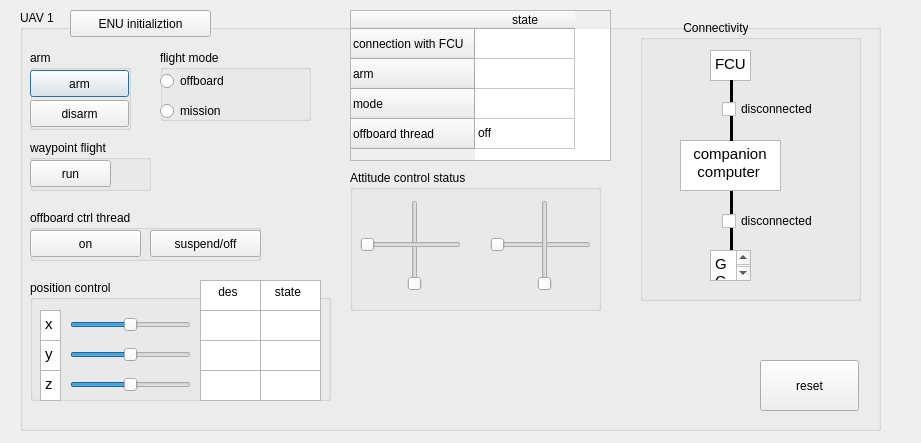
<?xml version="1.0" encoding="UTF-8"?>
<ui version="4.0">
 <class>Dialog</class>
 <widget class="QDialog" name="Dialog">
  <property name="geometry">
   <rect>
    <x>0</x>
    <y>0</y>
    <width>921</width>
    <height>443</height>
   </rect>
  </property>
  <property name="windowTitle">
   <string>Dialog</string>
  </property>
  <widget class="QGroupBox" name="groupBox_4">
   <property name="geometry">
    <rect>
     <x>20</x>
     <y>10</y>
     <width>861</width>
     <height>421</height>
    </rect>
   </property>
   <property name="title">
    <string>UAV 1</string>
   </property>
   <widget class="QGroupBox" name="groupBox_arm">
    <property name="geometry">
     <rect>
      <x>10</x>
      <y>40</y>
      <width>101</width>
      <height>80</height>
     </rect>
    </property>
    <property name="title">
     <string>arm</string>
    </property>
    <widget class="QPushButton" name="pushButton_arm">
     <property name="geometry">
      <rect>
       <x>0</x>
       <y>20</y>
       <width>99</width>
       <height>27</height>
      </rect>
     </property>
     <property name="text">
      <string>arm</string>
     </property>
    </widget>
    <widget class="QPushButton" name="pushButton_disarm">
     <property name="geometry">
      <rect>
       <x>0</x>
       <y>50</y>
       <width>99</width>
       <height>27</height>
      </rect>
     </property>
     <property name="text">
      <string>disarm</string>
     </property>
    </widget>
   </widget>
   <widget class="QGroupBox" name="groupBox_3">
    <property name="geometry">
     <rect>
      <x>10</x>
      <y>200</y>
      <width>231</width>
      <height>51</height>
     </rect>
    </property>
    <property name="title">
     <string>offboard ctrl thread</string>
    </property>
    <widget class="QPushButton" name="pushButton">
     <property name="geometry">
      <rect>
       <x>0</x>
       <y>20</y>
       <width>111</width>
       <height>27</height>
      </rect>
     </property>
     <property name="text">
      <string>on</string>
     </property>
    </widget>
    <widget class="QPushButton" name="pushButton_2">
     <property name="geometry">
      <rect>
       <x>120</x>
       <y>20</y>
       <width>111</width>
       <height>27</height>
      </rect>
     </property>
     <property name="text">
      <string>suspend/off</string>
     </property>
    </widget>
   </widget>
   <widget class="QGroupBox" name="groupBox_8">
    <property name="geometry">
     <rect>
      <x>10</x>
      <y>130</y>
      <width>121</width>
      <height>51</height>
     </rect>
    </property>
    <property name="title">
     <string>waypoint flight</string>
    </property>
    <widget class="QPushButton" name="pushButton_waypointflight">
     <property name="geometry">
      <rect>
       <x>0</x>
       <y>20</y>
       <width>81</width>
       <height>27</height>
      </rect>
     </property>
     <property name="text">
      <string>run</string>
     </property>
    </widget>
   </widget>
   <widget class="QGroupBox" name="groupBox">
    <property name="geometry">
     <rect>
      <x>140</x>
      <y>40</y>
      <width>151</width>
      <height>71</height>
     </rect>
    </property>
    <property name="title">
     <string>flight mode</string>
    </property>
    <widget class="QRadioButton" name="radioButton_offboard">
     <property name="geometry">
      <rect>
       <x>0</x>
       <y>20</y>
       <width>117</width>
       <height>22</height>
      </rect>
     </property>
     <property name="text">
      <string>offboard</string>
     </property>
    </widget>
    <widget class="QRadioButton" name="radioButton_stabilize">
     <property name="geometry">
      <rect>
       <x>0</x>
       <y>50</y>
       <width>117</width>
       <height>22</height>
      </rect>
     </property>
     <property name="text">
      <string>mission</string>
     </property>
    </widget>
   </widget>
   <widget class="QGroupBox" name="groupBox_7">
    <property name="geometry">
     <rect>
      <x>10</x>
      <y>270</y>
      <width>301</width>
      <height>121</height>
     </rect>
    </property>
    <property name="title">
     <string>position control</string>
    </property>
    <widget class="QSlider" name="horizontalSlider_des_x_1">
     <property name="geometry">
      <rect>
       <x>40</x>
       <y>30</y>
       <width>121</width>
       <height>29</height>
      </rect>
     </property>
     <property name="minimum">
      <number>-20</number>
     </property>
     <property name="maximum">
      <number>20</number>
     </property>
     <property name="value">
      <number>0</number>
     </property>
     <property name="sliderPosition">
      <number>0</number>
     </property>
     <property name="orientation">
      <enum>Qt::Horizontal</enum>
     </property>
    </widget>
    <widget class="QSlider" name="horizontalSlider_des_y_1">
     <property name="geometry">
      <rect>
       <x>40</x>
       <y>60</y>
       <width>121</width>
       <height>29</height>
      </rect>
     </property>
     <property name="minimum">
      <number>-20</number>
     </property>
     <property name="maximum">
      <number>20</number>
     </property>
     <property name="value">
      <number>0</number>
     </property>
     <property name="orientation">
      <enum>Qt::Horizontal</enum>
     </property>
    </widget>
    <widget class="QSlider" name="horizontalSlider_des_z_1">
     <property name="geometry">
      <rect>
       <x>40</x>
       <y>90</y>
       <width>121</width>
       <height>29</height>
      </rect>
     </property>
     <property name="minimum">
      <number>-20</number>
     </property>
     <property name="maximum">
      <number>20</number>
     </property>
     <property name="value">
      <number>0</number>
     </property>
     <property name="orientation">
      <enum>Qt::Horizontal</enum>
     </property>
    </widget>
    <widget class="QTextEdit" name="textEdit">
     <property name="geometry">
      <rect>
       <x>10</x>
       <y>30</y>
       <width>21</width>
       <height>31</height>
      </rect>
     </property>
     <property name="html">
      <string>&lt;!DOCTYPE HTML PUBLIC &quot;-//W3C//DTD HTML 4.0//EN&quot; &quot;http://www.w3.org/TR/REC-html40/strict.dtd&quot;&gt;
&lt;html&gt;&lt;head&gt;&lt;meta name=&quot;qrichtext&quot; content=&quot;1&quot; /&gt;&lt;style type=&quot;text/css&quot;&gt;
p, li { white-space: pre-wrap; }
&lt;/style&gt;&lt;/head&gt;&lt;body style=&quot; font-family:'Ubuntu'; font-size:11pt; font-weight:400; font-style:normal;&quot;&gt;
&lt;p style=&quot; margin-top:0px; margin-bottom:0px; margin-left:0px; margin-right:0px; -qt-block-indent:0; text-indent:0px;&quot;&gt;x&lt;/p&gt;&lt;/body&gt;&lt;/html&gt;</string>
     </property>
    </widget>
    <widget class="QTextEdit" name="textEdit_2">
     <property name="geometry">
      <rect>
       <x>10</x>
       <y>60</y>
       <width>21</width>
       <height>31</height>
      </rect>
     </property>
     <property name="html">
      <string>&lt;!DOCTYPE HTML PUBLIC &quot;-//W3C//DTD HTML 4.0//EN&quot; &quot;http://www.w3.org/TR/REC-html40/strict.dtd&quot;&gt;
&lt;html&gt;&lt;head&gt;&lt;meta name=&quot;qrichtext&quot; content=&quot;1&quot; /&gt;&lt;style type=&quot;text/css&quot;&gt;
p, li { white-space: pre-wrap; }
&lt;/style&gt;&lt;/head&gt;&lt;body style=&quot; font-family:'Ubuntu'; font-size:11pt; font-weight:400; font-style:normal;&quot;&gt;
&lt;p style=&quot; margin-top:0px; margin-bottom:0px; margin-left:0px; margin-right:0px; -qt-block-indent:0; text-indent:0px;&quot;&gt;y&lt;/p&gt;&lt;/body&gt;&lt;/html&gt;</string>
     </property>
    </widget>
    <widget class="QTextEdit" name="textEdit_3">
     <property name="geometry">
      <rect>
       <x>10</x>
       <y>90</y>
       <width>21</width>
       <height>31</height>
      </rect>
     </property>
     <property name="html">
      <string>&lt;!DOCTYPE HTML PUBLIC &quot;-//W3C//DTD HTML 4.0//EN&quot; &quot;http://www.w3.org/TR/REC-html40/strict.dtd&quot;&gt;
&lt;html&gt;&lt;head&gt;&lt;meta name=&quot;qrichtext&quot; content=&quot;1&quot; /&gt;&lt;style type=&quot;text/css&quot;&gt;
p, li { white-space: pre-wrap; }
&lt;/style&gt;&lt;/head&gt;&lt;body style=&quot; font-family:'Ubuntu'; font-size:11pt; font-weight:400; font-style:normal;&quot;&gt;
&lt;p style=&quot; margin-top:0px; margin-bottom:0px; margin-left:0px; margin-right:0px; -qt-block-indent:0; text-indent:0px;&quot;&gt;z&lt;/p&gt;&lt;/body&gt;&lt;/html&gt;</string>
     </property>
    </widget>
    <widget class="QPlainTextEdit" name="plainTextEdit_des_z_1">
     <property name="geometry">
      <rect>
       <x>170</x>
       <y>90</y>
       <width>61</width>
       <height>31</height>
      </rect>
     </property>
     <property name="plainText">
      <string/>
     </property>
    </widget>
    <widget class="QPlainTextEdit" name="plainTextEdit_des_x_1">
     <property name="geometry">
      <rect>
       <x>170</x>
       <y>30</y>
       <width>61</width>
       <height>31</height>
      </rect>
     </property>
     <property name="verticalScrollBarPolicy">
      <enum>Qt::ScrollBarAsNeeded</enum>
     </property>
     <property name="horizontalScrollBarPolicy">
      <enum>Qt::ScrollBarAlwaysOff</enum>
     </property>
     <property name="plainText">
      <string/>
     </property>
    </widget>
    <widget class="QPlainTextEdit" name="plainTextEdit_des_y_1">
     <property name="geometry">
      <rect>
       <x>170</x>
       <y>60</y>
       <width>61</width>
       <height>31</height>
      </rect>
     </property>
     <property name="plainText">
      <string/>
     </property>
    </widget>
    <widget class="QPlainTextEdit" name="plainTextEdit_state_x_1">
     <property name="geometry">
      <rect>
       <x>230</x>
       <y>30</y>
       <width>61</width>
       <height>31</height>
      </rect>
     </property>
     <property name="verticalScrollBarPolicy">
      <enum>Qt::ScrollBarAsNeeded</enum>
     </property>
     <property name="horizontalScrollBarPolicy">
      <enum>Qt::ScrollBarAlwaysOff</enum>
     </property>
     <property name="plainText">
      <string/>
     </property>
    </widget>
    <widget class="QPlainTextEdit" name="plainTextEdit_state_y_1">
     <property name="geometry">
      <rect>
       <x>230</x>
       <y>60</y>
       <width>61</width>
       <height>31</height>
      </rect>
     </property>
     <property name="plainText">
      <string/>
     </property>
    </widget>
    <widget class="QPlainTextEdit" name="plainTextEdit_state_z_1">
     <property name="geometry">
      <rect>
       <x>230</x>
       <y>90</y>
       <width>61</width>
       <height>31</height>
      </rect>
     </property>
     <property name="plainText">
      <string/>
     </property>
    </widget>
    <widget class="QPlainTextEdit" name="plainTextEdit_des_x_6">
     <property name="geometry">
      <rect>
       <x>170</x>
       <y>0</y>
       <width>61</width>
       <height>31</height>
      </rect>
     </property>
     <property name="verticalScrollBarPolicy">
      <enum>Qt::ScrollBarAsNeeded</enum>
     </property>
     <property name="horizontalScrollBarPolicy">
      <enum>Qt::ScrollBarAlwaysOff</enum>
     </property>
     <property name="plainText">
      <string>    des</string>
     </property>
    </widget>
    <widget class="QPlainTextEdit" name="plainTextEdit_des_x_7">
     <property name="geometry">
      <rect>
       <x>230</x>
       <y>0</y>
       <width>61</width>
       <height>31</height>
      </rect>
     </property>
     <property name="verticalScrollBarPolicy">
      <enum>Qt::ScrollBarAsNeeded</enum>
     </property>
     <property name="horizontalScrollBarPolicy">
      <enum>Qt::ScrollBarAlwaysOff</enum>
     </property>
     <property name="plainText">
      <string>   state</string>
     </property>
    </widget>
   </widget>
   <widget class="QGroupBox" name="groupBox_5">
    <property name="geometry">
     <rect>
      <x>620</x>
      <y>10</y>
      <width>221</width>
      <height>281</height>
     </rect>
    </property>
    <property name="focusPolicy">
     <enum>Qt::NoFocus</enum>
    </property>
    <property name="contextMenuPolicy">
     <enum>Qt::DefaultContextMenu</enum>
    </property>
    <property name="title">
     <string>             Connectivity</string>
    </property>
    <widget class="QTextBrowser" name="textBrowser_3">
     <property name="geometry">
      <rect>
       <x>70</x>
       <y>30</y>
       <width>41</width>
       <height>31</height>
      </rect>
     </property>
     <property name="html">
      <string>&lt;!DOCTYPE HTML PUBLIC &quot;-//W3C//DTD HTML 4.0//EN&quot; &quot;http://www.w3.org/TR/REC-html40/strict.dtd&quot;&gt;
&lt;html&gt;&lt;head&gt;&lt;meta name=&quot;qrichtext&quot; content=&quot;1&quot; /&gt;&lt;style type=&quot;text/css&quot;&gt;
p, li { white-space: pre-wrap; }
&lt;/style&gt;&lt;/head&gt;&lt;body style=&quot; font-family:'Ubuntu'; font-size:11pt; font-weight:400; font-style:normal;&quot;&gt;
&lt;p style=&quot; margin-top:0px; margin-bottom:0px; margin-left:0px; margin-right:0px; -qt-block-indent:0; text-indent:0px;&quot;&gt;FCU&lt;/p&gt;&lt;/body&gt;&lt;/html&gt;</string>
     </property>
    </widget>
    <widget class="Line" name="line_2">
     <property name="geometry">
      <rect>
       <x>90</x>
       <y>170</y>
       <width>3</width>
       <height>61</height>
      </rect>
     </property>
     <property name="frameShadow">
      <enum>QFrame::Plain</enum>
     </property>
     <property name="lineWidth">
      <number>5</number>
     </property>
     <property name="orientation">
      <enum>Qt::Vertical</enum>
     </property>
    </widget>
    <widget class="QTextBrowser" name="textBrowser">
     <property name="geometry">
      <rect>
       <x>40</x>
       <y>120</y>
       <width>101</width>
       <height>51</height>
      </rect>
     </property>
     <property name="html">
      <string>&lt;!DOCTYPE HTML PUBLIC &quot;-//W3C//DTD HTML 4.0//EN&quot; &quot;http://www.w3.org/TR/REC-html40/strict.dtd&quot;&gt;
&lt;html&gt;&lt;head&gt;&lt;meta name=&quot;qrichtext&quot; content=&quot;1&quot; /&gt;&lt;style type=&quot;text/css&quot;&gt;
p, li { white-space: pre-wrap; }
&lt;/style&gt;&lt;/head&gt;&lt;body style=&quot; font-family:'Ubuntu'; font-size:11pt; font-weight:400; font-style:normal;&quot;&gt;
&lt;p style=&quot; margin-top:0px; margin-bottom:0px; margin-left:0px; margin-right:0px; -qt-block-indent:0; text-indent:0px;&quot;&gt;  companion&lt;/p&gt;
&lt;p style=&quot; margin-top:0px; margin-bottom:0px; margin-left:0px; margin-right:0px; -qt-block-indent:0; text-indent:0px;&quot;&gt;   computer&lt;/p&gt;&lt;/body&gt;&lt;/html&gt;</string>
     </property>
    </widget>
    <widget class="QTextBrowser" name="textBrowser_2">
     <property name="geometry">
      <rect>
       <x>70</x>
       <y>230</y>
       <width>41</width>
       <height>31</height>
      </rect>
     </property>
     <property name="html">
      <string>&lt;!DOCTYPE HTML PUBLIC &quot;-//W3C//DTD HTML 4.0//EN&quot; &quot;http://www.w3.org/TR/REC-html40/strict.dtd&quot;&gt;
&lt;html&gt;&lt;head&gt;&lt;meta name=&quot;qrichtext&quot; content=&quot;1&quot; /&gt;&lt;style type=&quot;text/css&quot;&gt;
p, li { white-space: pre-wrap; }
&lt;/style&gt;&lt;/head&gt;&lt;body style=&quot; font-family:'Ubuntu'; font-size:11pt; font-weight:400; font-style:normal;&quot;&gt;
&lt;p style=&quot; margin-top:0px; margin-bottom:0px; margin-left:0px; margin-right:0px; -qt-block-indent:0; text-indent:0px;&quot;&gt;GCS&lt;/p&gt;&lt;/body&gt;&lt;/html&gt;</string>
     </property>
    </widget>
    <widget class="Line" name="line">
     <property name="geometry">
      <rect>
       <x>90</x>
       <y>60</y>
       <width>3</width>
       <height>61</height>
      </rect>
     </property>
     <property name="frameShadow">
      <enum>QFrame::Plain</enum>
     </property>
     <property name="lineWidth">
      <number>5</number>
     </property>
     <property name="orientation">
      <enum>Qt::Vertical</enum>
     </property>
    </widget>
    <widget class="QCheckBox" name="checkBox_Conn_FCU_CC">
     <property name="geometry">
      <rect>
       <x>82</x>
       <y>78</y>
       <width>121</width>
       <height>22</height>
      </rect>
     </property>
     <property name="text">
      <string>disconnected</string>
     </property>
     <property name="checkable">
      <bool>false</bool>
     </property>
    </widget>
    <widget class="QCheckBox" name="checkBox_Conn_CC_GCS">
     <property name="geometry">
      <rect>
       <x>82</x>
       <y>190</y>
       <width>131</width>
       <height>22</height>
      </rect>
     </property>
     <property name="mouseTracking">
      <bool>true</bool>
     </property>
     <property name="text">
      <string>disconnected</string>
     </property>
     <property name="checkable">
      <bool>false</bool>
     </property>
    </widget>
   </widget>
   <widget class="QTableWidget" name="tableWidget">
    <property name="geometry">
     <rect>
      <x>330</x>
      <y>0</y>
      <width>261</width>
      <height>151</height>
     </rect>
    </property>
    <row>
     <property name="text">
      <string>connection with FCU</string>
     </property>
    </row>
    <row>
     <property name="text">
      <string>arm</string>
     </property>
    </row>
    <row>
     <property name="text">
      <string>mode</string>
     </property>
    </row>
    <row>
     <property name="text">
      <string>offboard thread</string>
     </property>
    </row>
    <column>
     <property name="text">
      <string>state</string>
     </property>
    </column>
    <item row="2" column="0">
     <property name="text">
      <string/>
     </property>
    </item>
    <item row="3" column="0">
     <property name="text">
      <string>off</string>
     </property>
    </item>
   </widget>
   <widget class="QGroupBox" name="groupBox_2">
    <property name="geometry">
     <rect>
      <x>330</x>
      <y>160</y>
      <width>251</width>
      <height>141</height>
     </rect>
    </property>
    <property name="title">
     <string>Attitude control status</string>
    </property>
    <widget class="QSlider" name="verticalSlider_pitch_1">
     <property name="geometry">
      <rect>
       <x>50</x>
       <y>30</y>
       <width>29</width>
       <height>91</height>
      </rect>
     </property>
     <property name="orientation">
      <enum>Qt::Vertical</enum>
     </property>
    </widget>
    <widget class="QSlider" name="horizontalSlider_roll_1">
     <property name="geometry">
      <rect>
       <x>140</x>
       <y>60</y>
       <width>101</width>
       <height>29</height>
      </rect>
     </property>
     <property name="orientation">
      <enum>Qt::Horizontal</enum>
     </property>
    </widget>
    <widget class="QSlider" name="verticalSlider_throttle_1">
     <property name="geometry">
      <rect>
       <x>180</x>
       <y>30</y>
       <width>29</width>
       <height>91</height>
      </rect>
     </property>
     <property name="orientation">
      <enum>Qt::Vertical</enum>
     </property>
    </widget>
    <widget class="QSlider" name="horizontalSlider_yaw_1">
     <property name="geometry">
      <rect>
       <x>10</x>
       <y>60</y>
       <width>101</width>
       <height>29</height>
      </rect>
     </property>
     <property name="orientation">
      <enum>Qt::Horizontal</enum>
     </property>
    </widget>
   </widget>
   <widget class="QPushButton" name="pushButton_set_ref_gps">
    <property name="geometry">
     <rect>
      <x>50</x>
      <y>0</y>
      <width>141</width>
      <height>27</height>
     </rect>
    </property>
    <property name="text">
     <string>ENU initializtion</string>
    </property>
   </widget>
   <widget class="QPushButton" name="pushButton_12">
    <property name="geometry">
     <rect>
      <x>740</x>
      <y>350</y>
      <width>99</width>
      <height>51</height>
     </rect>
    </property>
    <property name="text">
     <string>reset</string>
    </property>
   </widget>
  </widget>
 </widget>
 <resources/>
 <connections>
  <connection>
   <sender>pushButton_arm</sender>
   <signal>clicked()</signal>
   <receiver>Dialog</receiver>
   <slot>slot1()</slot>
   <hints>
    <hint type="sourcelabel">
     <x>415</x>
     <y>76</y>
    </hint>
    <hint type="destinationlabel">
     <x>754</x>
     <y>425</y>
    </hint>
   </hints>
  </connection>
  <connection>
   <sender>pushButton_disarm</sender>
   <signal>clicked()</signal>
   <receiver>Dialog</receiver>
   <slot>slot2()</slot>
   <hints>
    <hint type="sourcelabel">
     <x>418</x>
     <y>102</y>
    </hint>
    <hint type="destinationlabel">
     <x>757</x>
     <y>454</y>
    </hint>
   </hints>
  </connection>
  <connection>
   <sender>pushButton</sender>
   <signal>clicked()</signal>
   <receiver>Dialog</receiver>
   <slot>slot5()</slot>
   <hints>
    <hint type="sourcelabel">
     <x>160</x>
     <y>236</y>
    </hint>
    <hint type="destinationlabel">
     <x>814</x>
     <y>428</y>
    </hint>
   </hints>
  </connection>
  <connection>
   <sender>pushButton_2</sender>
   <signal>clicked()</signal>
   <receiver>Dialog</receiver>
   <slot>slot6()</slot>
   <hints>
    <hint type="sourcelabel">
     <x>280</x>
     <y>236</y>
    </hint>
    <hint type="destinationlabel">
     <x>814</x>
     <y>456</y>
    </hint>
   </hints>
  </connection>
  <connection>
   <sender>horizontalSlider_des_x_1</sender>
   <signal>valueChanged(int)</signal>
   <receiver>Dialog</receiver>
   <slot>slot15()</slot>
   <hints>
    <hint type="sourcelabel">
     <x>200</x>
     <y>308</y>
    </hint>
    <hint type="destinationlabel">
     <x>581</x>
     <y>341</y>
    </hint>
   </hints>
  </connection>
  <connection>
   <sender>horizontalSlider_des_y_1</sender>
   <signal>valueChanged(int)</signal>
   <receiver>Dialog</receiver>
   <slot>slot16()</slot>
   <hints>
    <hint type="sourcelabel">
     <x>200</x>
     <y>338</y>
    </hint>
    <hint type="destinationlabel">
     <x>620</x>
     <y>372</y>
    </hint>
   </hints>
  </connection>
  <connection>
   <sender>horizontalSlider_des_z_1</sender>
   <signal>valueChanged(int)</signal>
   <receiver>Dialog</receiver>
   <slot>slot17()</slot>
   <hints>
    <hint type="sourcelabel">
     <x>130</x>
     <y>384</y>
    </hint>
    <hint type="destinationlabel">
     <x>621</x>
     <y>403</y>
    </hint>
   </hints>
  </connection>
  <connection>
   <sender>pushButton_waypointflight</sender>
   <signal>clicked()</signal>
   <receiver>Dialog</receiver>
   <slot>slot18()</slot>
   <hints>
    <hint type="sourcelabel">
     <x>130</x>
     <y>169</y>
    </hint>
    <hint type="destinationlabel">
     <x>616</x>
     <y>157</y>
    </hint>
   </hints>
  </connection>
  <connection>
   <sender>pushButton_12</sender>
   <signal>clicked()</signal>
   <receiver>Dialog</receiver>
   <slot>slot19()</slot>
   <hints>
    <hint type="sourcelabel">
     <x>918</x>
     <y>290</y>
    </hint>
    <hint type="destinationlabel">
     <x>765</x>
     <y>496</y>
    </hint>
   </hints>
  </connection>
  <connection>
   <sender>pushButton_set_ref_gps</sender>
   <signal>clicked()</signal>
   <receiver>Dialog</receiver>
   <slot>slot7()</slot>
   <hints>
    <hint type="sourcelabel">
     <x>89</x>
     <y>416</y>
    </hint>
    <hint type="destinationlabel">
     <x>447</x>
     <y>279</y>
    </hint>
   </hints>
  </connection>
  <connection>
   <sender>radioButton_offboard</sender>
   <signal>clicked()</signal>
   <receiver>Dialog</receiver>
   <slot>slot3()</slot>
   <hints>
    <hint type="sourcelabel">
     <x>440</x>
     <y>74</y>
    </hint>
    <hint type="destinationlabel">
     <x>637</x>
     <y>66</y>
    </hint>
   </hints>
  </connection>
  <connection>
   <sender>radioButton_stabilize</sender>
   <signal>clicked()</signal>
   <receiver>Dialog</receiver>
   <slot>slot4()</slot>
   <hints>
    <hint type="sourcelabel">
     <x>550</x>
     <y>79</y>
    </hint>
    <hint type="destinationlabel">
     <x>781</x>
     <y>67</y>
    </hint>
   </hints>
  </connection>
 </connections>
 <slots>
  <slot>slot1()</slot>
  <slot>slot2()</slot>
  <slot>slot3()</slot>
  <slot>slot4()</slot>
  <slot>slot5()</slot>
  <slot>slot6()</slot>
  <slot>slot7()</slot>
  <slot>slot8()</slot>
  <slot>slot9()</slot>
  <slot>slot10()</slot>
  <slot>slot11()</slot>
  <slot>slot12()</slot>
  <slot>slot13()</slot>
  <slot>slot14()</slot>
  <slot>slot15()</slot>
  <slot>slot16()</slot>
  <slot>slot17()</slot>
  <slot>slot18()</slot>
  <slot>slot19()</slot>
  <slot>slot21()</slot>
  <slot>slot22()</slot>
  <slot>slot23()</slot>
  <slot>slot24()</slot>
  <slot>slot25()</slot>
  <slot>slot26()</slot>
  <slot>slot27()</slot>
  <slot>slot28()</slot>
  <slot>slot29()</slot>
  <slot>slot30()</slot>
  <slot>slot31()</slot>
  <slot>slot32()</slot>
  <slot>slot33()</slot>
  <slot>slot34()</slot>
  <slot>slot41()</slot>
  <slot>slot42()</slot>
  <slot>slot43()</slot>
  <slot>slot44()</slot>
  <slot>slot45()</slot>
  <slot>slot46()</slot>
  <slot>slot47()</slot>
  <slot>slot48()</slot>
  <slot>slot49()</slot>
  <slot>slot50()</slot>
  <slot>slot51()</slot>
  <slot>slot52()</slot>
  <slot>slot53()</slot>
  <slot>slot54()</slot>
  <slot>slot501()</slot>
  <slot>slot502()</slot>
  <slot>slot503()</slot>
  <slot>slot504()</slot>
  <slot>slot505()</slot>
  <slot>slot506()</slot>
  <slot>slot507()</slot>
  <slot>slot508()</slot>
 </slots>
</ui>
